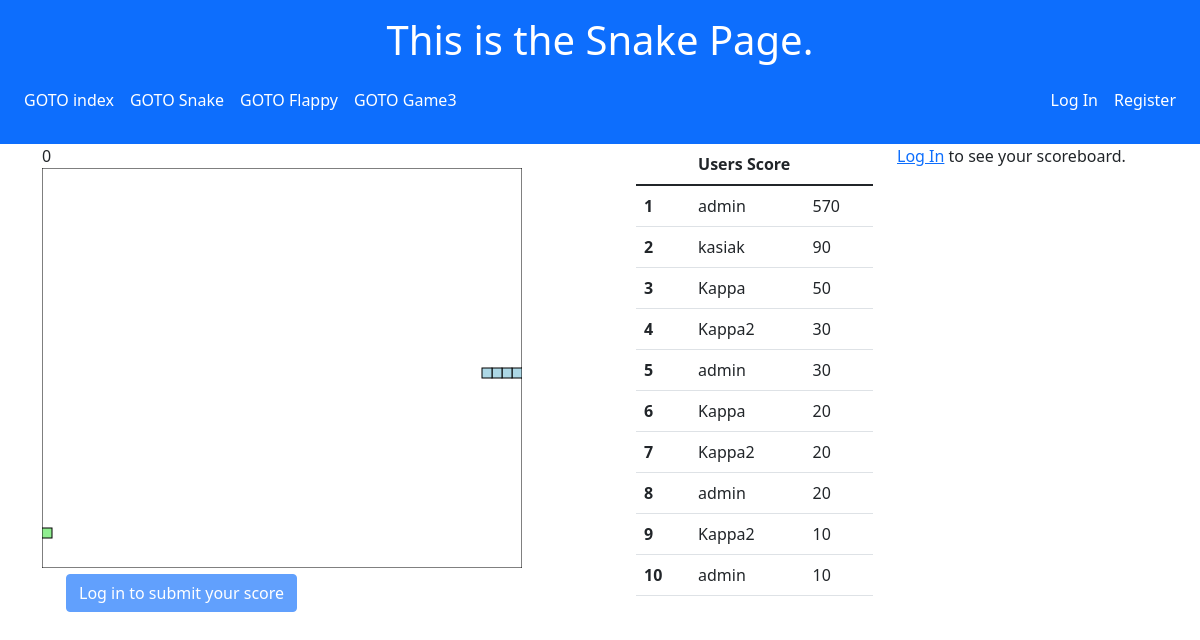
The app's page /snake/ with its own data.
### Games/models.py (models this page shows, shortened)
class Scores(models.Model):
    user = models.ForeignKey(
        settings.AUTH_USER_MODEL,
        on_delete=models.CASCADE,
    )
    score = models.PositiveIntegerField()
    game = models.CharField(max_length=32)

### Games/views.py (the view)
# urls.py: path('snake/', views.snake, name="snake"),
def snake(request):
    game_name = 'Snake'
    game_html = 'Games/snake.html'
    return game_render(request, game_name, game_html)

### Games/views.py (called while the page is built)
def game_render(request, game_name, game_html):
    scoreboard_sorted = Scores.objects.filter(game=game_name).order_by('-score')
    scoreboard_top10 = scoreboard_sorted[:10]
    if request.user.is_authenticated:
        user_scores = scoreboard_sorted.filter(user=request.user)[:10]
    else:
        user_scores = []
    context = {'game_name': game_name, 'scoreboard': scoreboard_top10, 'user_scores': user_scores,
               'game_html': game_html, 'form': process_form(request, game_name)}
    return render(request, 'Games/game_template.html', context)

def process_form(request, game_name):
    if request.method == "POST":
        form = GameForm(request.POST)
        if form.is_valid():
            instance = form.save(commit=False)
            instance.user = request.user
            instance.game = game_name
            instance.save()
    else:
        form = GameForm(initial={"user": request.user, "score": 0, "game": game_name})
    return form

### templates/Games/game_template.html (shortened to what this page needs)
<!DOCTYPE html>
<html lang="en">
<head>
    {%  load static %}
    <link href="{% static 'bootstrap/bootstrap.css' %}" rel="stylesheet">
    <link rel="stylesheet" href="{% static 'Games/style.css' %}" type="text/css">
</head>
<body>
<div class="container-fluid p-3 bg-primary text-white text-center">
<h1>This is the {{ game_name }} Page.</h1>
    <nav class="navbar navbar-expand-lg">
        <ul class="navbar-nav me-auto mb-2 mb-lg-0">
          <li class="nav-item">
            <a class="nav-link" href="{% url 'index' %}" >GOTO index</a>
          </li>
          <li class="nav-item">
            <a class="nav-link" href="{% url 'snake' %}">GOTO Snake</a>
          </li>
             <li class="nav-item">
            <a class="nav-link" href="{% url 'flappy' %}">GOTO Flappy</a>
          </li>
             <li class="nav-item">
            <a class="nav-link" href="{% url 'game3' %}">GOTO Game3</a>
          </li>
        </ul>
        <ul class="navbar-nav">
                {% if user.is_authenticated %}
                    <li class="nav-item">
                        <a class="nav-link disabled" href="#" tabindex="-1" aria-disabled="true">Hi {{ user.username }}!</a>
                    </li>
                    <li class="nav-item">
                        <a class="nav-link" href="{% url 'logout' %}">Log Out</a>
                    </li>
                {% else %}
                    <li class="nav-item">
                        <a class="nav-link" href="{% url 'login' %}">Log In</a>
                    </li>
                    <li class="nav-item">
                        <a class="nav-link" href="{% url 'register' %}">Register</a>
                    </li>
                {% endif %}
        </ul>
    </nav>
    </div>
    <div class="container">
    <div class="row">
        <div class='col-sm'>
            <div id="score">0</div>
            {% include game_html %}
            <div class="container">
                <form method="POST">
                  <fieldset>
                      {% if user.is_authenticated %}
                          {% csrf_token %}
                          {{ form.score.as_hidden }}
                          <button type="submit" class="btn btn-primary">Submit your score</button>
                      {% else %}
                          <button type="button" class="btn btn-primary" disabled>Log in to submit your score</button>
                      {% endif %}
                  </fieldset>
                </form>
            </div>
        </div>
        <div class='col-sm'>
            <div class="container">
                <div class="row">
                    <div class='col-sm'>
                        {% if scoreboard|length > 0 %}
                            <table class="table ">
                            <thead class="thead-dark">
                                <tr>
                                <th scope="col"></th>
                                <th scope="col" colspan="2">Users Score</th>
                                </tr>
                            </thead>
                        {% for tmp_score in scoreboard %}
                            <tr>
                                <th scope="col" >{{ forloop.counter0|add:1 }}</th>
                                <td>{{ tmp_score.user}}</td>
                                <td>{{ tmp_score.score }}</td>
                            </tr>
                        {% endfor %}</table>
                            {% else %}
                            <p>No game data available</p>
                        {% endif %}
                    </div>
                    <div class='col-sm'>
                        {% if user.is_authenticated %}
                        {% if user_scores|length > 0 %}
                            <table class="table">
                            <thead class="thead-dark">
                                <tr>
                                <th scope="col"></th>
                                <th scope="col" colspan="2">{{ user.username }} Score</th>
                                </tr>
                            </thead>
                        {% for tmp_score in user_scores %}
                            <tr>
                                <th scope="col">{{ forloop.counter0|add:1 }}</th>
                                <td>{{ tmp_score.user}}</td>
                                <td>{{ tmp_score.score }}</td>
                            </tr>
                        {% endfor %}</table>
                        {% else %}
                            <p>No user data available</p>
                        {% endif %}
                        {% else %}
                            <p><a href="{% url 'login' %}">Log In</a> to see your scoreboard.</p>
                        {% endif %}
                    </div>
                </div>
            </div>
        </div>
    </div>
</body>
</html>

### Games/static/Games/style.css (style rules this page uses)
body { background-color: white; }
.nav-link { color: white; }

### records on screen
Scores: user "admin", score "570"
Scores: user "kasiak", score "90"
Scores: user "Kappa", score "50"
Scores: user "Kappa2", score "30"
Scores: user "admin", score "30"
Scores: user "Kappa", score "20"
Scores: user "Kappa2", score "20"
Scores: user "admin", score "20"
Scores: user "Kappa2", score "10"
Scores: user "admin", score "10"

### other values on screen
{{ game_name }} "Snake"
